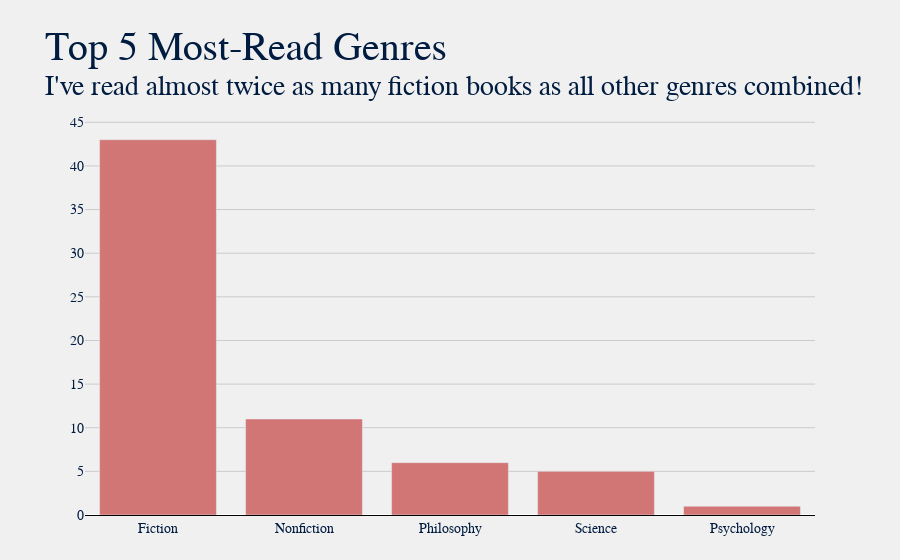

Notebook source saved alongside this figure:
### Markdown cell above
### Basic Statistics - What do I read the most of?

### Code cell
title = "Top 5 Most-Read Genres"
sub = f"I've read almost twice as many fiction books as all other genres combined!"
plot.gen_bar_graph(df, 'Genre', title, sub, color="#d27575")

### Figure 1 — Plotly figure (JSON) as saved in the notebook; plotly's stock layout.template omitted (floating-point values rounded to 4 significant figures)
{"data": [{"hovertemplate": "<b>%{x}</b>: %{y}", "marker": {"color": "#d27575"}, "name": "", "type": "bar", "x": ["Fiction", "Nonfiction", "Philosophy", "Science", "Psychology"], "y": [43, 11, 6, 5, 1]}], "layout": {"autosize": true, "barmode": "group", "font": {"color": "#001c40", "family": "Baskerville", "size": 14}, "margin": {"b": 45, "l": 85, "r": 85, "t": 120}, "paper_bgcolor": "#f0f0f0", "plot_bgcolor": "#f0f0f0", "showlegend": false, "title": {"font": {"color": "#001c40", "family": "Baskerville, Bold", "size": 40}, "text": "Top 5 Most-Read Genres<br><sup>I've read almost twice as many fiction books as all other genres combined!"}, "xaxis": {"autorange": true, "gridcolor": "#cbcbcb", "linecolor": "black", "range": [-0.5, 4.5], "showgrid": false, "showline": true, "title": {}, "type": "category"}, "yaxis": {"autorange": true, "gridcolor": "#cbcbcb", "linecolor": "black", "range": [0, 45.26], "showgrid": true, "showline": false, "showticklabels": true, "title": {}, "type": "linear"}}}
